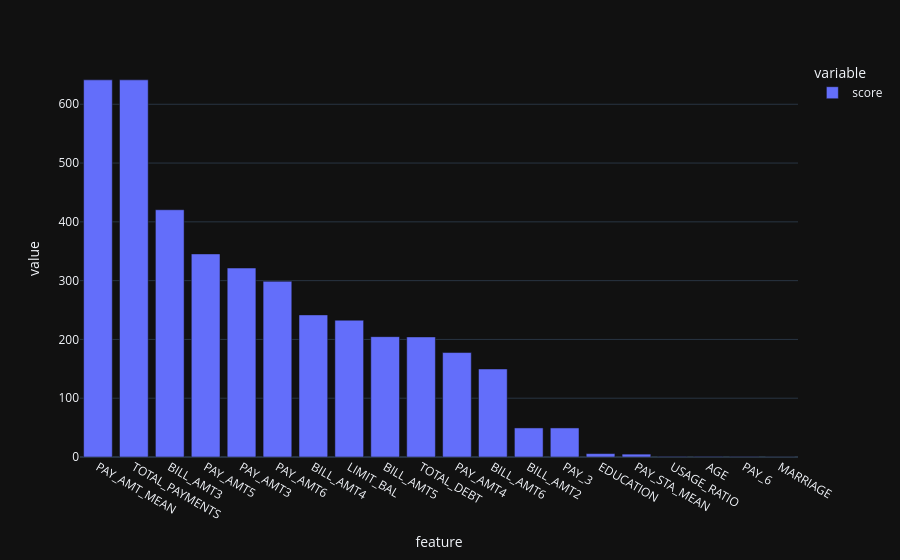

Write notebook code for a chart like this one.
### Code cell
fig = px.bar(df_scores.head(20), template = "plotly_dark")
fig.show()

### Figure 1 — Plotly figure (JSON) as saved in the notebook; plotly's stock layout.template omitted (floating-point values rounded to 4 significant figures)
{"data": [{"hovertemplate": "variable=score<br>feature=%{x}<br>value=%{y}<extra></extra>", "legendgroup": "score", "marker": {"color": "#636efa", "pattern": {"shape": ""}}, "name": "score", "orientation": "v", "showlegend": true, "textposition": "auto", "type": "bar", "x": ["PAY_AMT_MEAN", "TOTAL_PAYMENTS", "BILL_AMT3", "PAY_AMT5", "PAY_AMT3", "PAY_AMT6", "BILL_AMT4", "LIMIT_BAL", "BILL_AMT5", "TOTAL_DEBT", "PAY_AMT4", "BILL_AMT6", "BILL_AMT2", "PAY_3", "EDUCATION", "PAY_STA_MEAN", "USAGE_RATIO", "AGE", "PAY_6", "MARRIAGE"], "xaxis": "x", "y": [641.5, 641.5, 420.6, 345.5, 321.4, 298.8, 241.7, 232.7, 204.7, 204.3, 177.7, 149.8, 49.45, 49.43, 5.806, 4.91, 0.902, 0.8977, 0.643, 0.2388], "yaxis": "y"}], "layout": {"barmode": "relative", "legend": {"title": {"text": "variable"}, "tracegroupgap": 0}, "margin": {"t": 60}, "xaxis": {"anchor": "y", "domain": [0, 1], "title": {"text": "feature"}}, "yaxis": {"anchor": "x", "domain": [0, 1], "title": {"text": "value"}}}}
